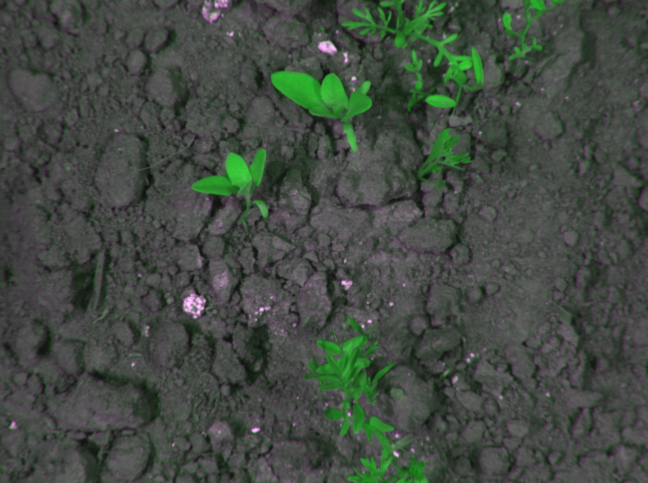
//> input picture data-labeling-opencv/data/images/005_image.png, 1296 x 966 px (shown at 1/2 size); its folder holds 4 pictures in this run
$ ./main   (built with g++ and OpenCV 4)
//> lines starting //> are read from the running program, lines starting //| are printed output that depends on the picture
#include <opencv2/opencv.hpp>
#include <fstream>
#include <iostream>
#include <vector>
#include <string>
#include <filesystem>

using namespace std;
using namespace cv;

namespace fs = std::filesystem;

// Global variables
bool drawing = false;
vector<tuple<int, int, int, int, int>> boxes; // Stores (x_min, y_min, x_max, y_max, class)
Mat image, img_copy;
string image_name;
const string output_dir = "labels";
const string processed_dir = "already_labeled";
int current_class = 0; // Default class label
int ix = -1, iy = -1;

const int RESIZE_DIM = 512; // Resizing dimension

void redrawImage() {
    img_copy = image.clone();
    for (auto &box : boxes) {
        int x_min, y_min, x_max, y_max, cls;
        tie(x_min, y_min, x_max, y_max, cls) = box;
        Scalar color = (cls == 0) ? Scalar(0, 255, 0) : Scalar(0, 0, 255);
        rectangle(img_copy, Point(x_min, y_min), Point(x_max, y_max), color, 2);
    }
    imshow("Image", img_copy);
}

void mouseCallback(int event, int x, int y, int, void *) {
    if (event == EVENT_LBUTTONDOWN) {
        drawing = true;
        ix = x;
        iy = y;
    } else if (event == EVENT_MOUSEMOVE && drawing) {
        img_copy = image.clone();
        Scalar color = (current_class == 0) ? Scalar(0, 255, 0) : Scalar(0, 0, 255);
        rectangle(img_copy, Point(ix, iy), Point(x, y), color, 2);
        imshow("Image", img_copy);
    } else if (event == EVENT_LBUTTONUP) {
        drawing = false;
        int x_min = min(ix, x), y_min = min(iy, y);
        int x_max = max(ix, x), y_max = max(iy, y);
        boxes.emplace_back(x_min, y_min, x_max, y_max, current_class);
        redrawImage();
    }
}

void saveLabels(int image_width, int image_height) {
    if (!fs::exists(output_dir))
        fs::create_directories(output_dir);
    if (!fs::exists(processed_dir))
        fs::create_directories(processed_dir);

    string label_path = output_dir + "/" + image_name.substr(0, image_name.find_last_of('.')) + ".txt";
    ofstream label_file(label_path);
    if (label_file.is_open()) {
        for (auto &box : boxes) {
            int x_min, y_min, x_max, y_max, cls;
            tie(x_min, y_min, x_max, y_max, cls) = box;

            // Convert to YOLO format
            float x_center = (x_min + x_max) / 2.0 / image_width;
            float y_center = (y_min + y_max) / 2.0 / image_height;
            float width = (x_max - x_min) / (float)image_width;
            float height = (y_max - y_min) / (float)image_height;
            label_file << cls << " " << x_center << " " << y_center << " " << width << " " << height << endl;
        }
        label_file.close();
        cout << "Labels saved to " << label_path << endl;
    }

    // Save resized image in "already_labeled" directory
    string processed_path = processed_dir + "/" + image_name;
    imwrite(processed_path, image);
    cout << "Resized image saved to " << processed_path << endl;
}

bool hasExtension(const string &path, const vector<string> &extensions) {
    for (const auto &ext : extensions) {
        if (path.size() >= ext.size() && path.compare(path.size() - ext.size(), ext.size(), ext) == 0) {
            return true;
        }
    }
    return false;
}

int main() {
    string image_dir = "data/images";
    vector<string> image_files;
    vector<string> valid_extensions = {".png", ".jpg"};

    for (const auto &entry : fs::directory_iterator(image_dir)) {
        string path = entry.path().string();
        if (hasExtension(path, valid_extensions))
            image_files.push_back(path);
    }

    for (const auto &img_path : image_files) {
        image_name = fs::path(img_path).filename().string();
        boxes.clear();

        Mat orig_image = imread(img_path);
//> orig_image is the input picture: 966 rows x 1296 cols, CV_8UC3; mean B, G, R 66.5, 74.4, 66.5
        if (orig_image.empty()) {
            cerr << "Failed to load " << img_path << endl;
            continue;
        }

        // Resize the image
        resize(orig_image, image, Size(RESIZE_DIM, RESIZE_DIM));
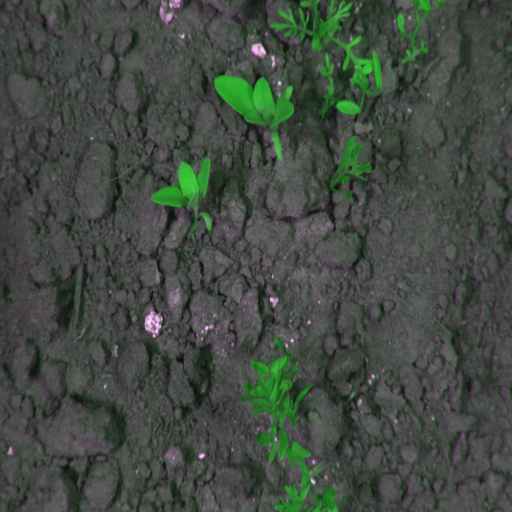
//> image: 512 rows x 512 cols, CV_8UC3; mean B, G, R 66.4, 74.3, 66.4
        int image_height = image.rows;
//> image_height = 512
        int image_width = image.cols;
//> image_width = 512

        img_copy = image.clone();
        namedWindow("Image");
        setMouseCallback("Image", mouseCallback);

        imshow("Image", image);

        while (true) {
            int key = waitKey(1) & 0xFF;
//> the left mouse button is pressed at (128, 128)
//> the mouse is dragged to (256, 256)
//> the mouse is dragged to (384, 384)
//> call 3 of mouseCallback, with event = 0, x = 384, y = 384
//> in mouseCallback (call 3), `rectangle(img_copy, Point(ix, iy), Point(x, y), color, 2);`:
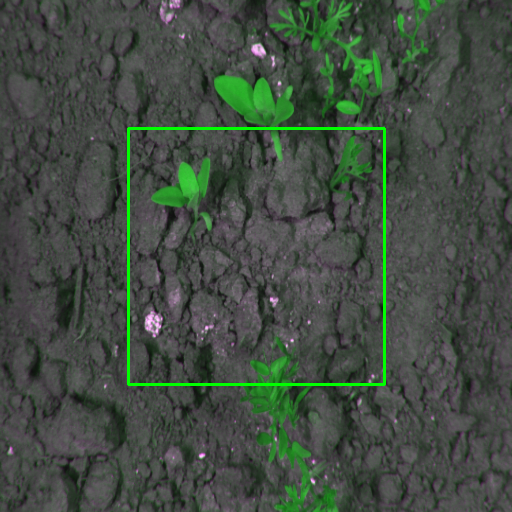
//> img_copy: 512 rows x 512 cols, CV_8UC3; mean B, G, R 65.6, 76.4, 65.6
//> the button is released at (384, 384)

            if (key == '0') {
                current_class = 0;
                cout << "Set class to 0 (Green)" << endl;
            } else if (key == '1') {
                current_class = 1;
                cout << "Set class to 1 (Red)" << endl;
            } else if (key == 's') {
                saveLabels(image_width, image_height);
                break;
            } else if (key == 'q') {
                cout << "Exiting..." << endl;
                return 0;
//> (the program exits here)

$ run again, on data-labeling-opencv/data/images/006_image.png
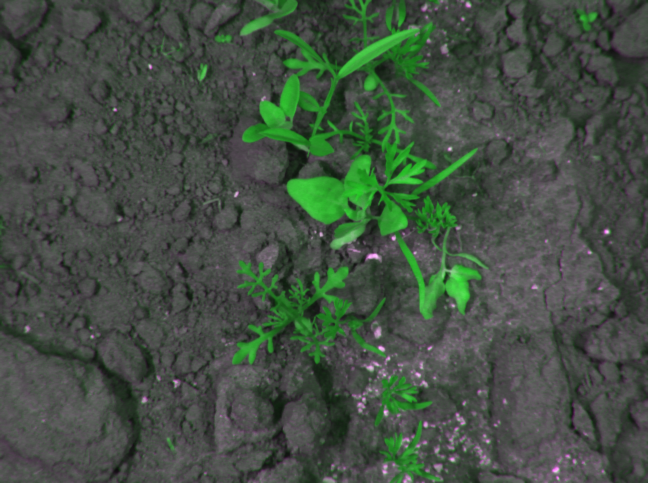
//> input picture data-labeling-opencv/data/images/006_image.png, 1296 x 966 px (shown at 1/2 size)
//> orig_image is the input picture: 966 rows x 1296 cols, CV_8UC3; mean B, G, R 67.1, 79.4, 67.1
//> `resize(orig_image, image, Size(RESIZE_DIM, RESIZE_DIM));`:
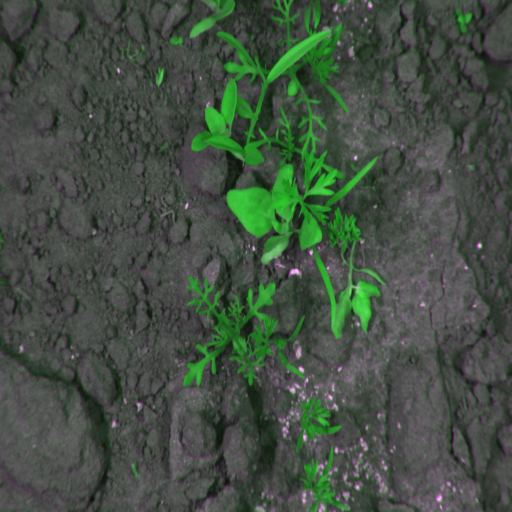
//> image: 512 rows x 512 cols, CV_8UC3; mean B, G, R 67, 79.3, 67
//> in mouseCallback (call 3), `rectangle(img_copy, Point(ix, iy), Point(x, y), color, 2);`:
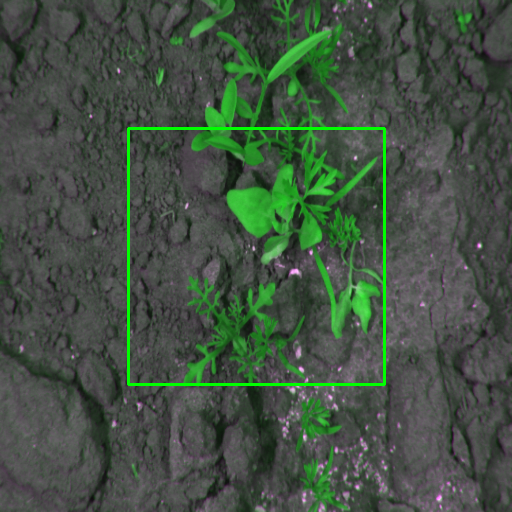
//> img_copy: 512 rows x 512 cols, CV_8UC3; mean B, G, R 66.2, 81.3, 66.2

$ run again, on data-labeling-opencv/data/images/007_image.png
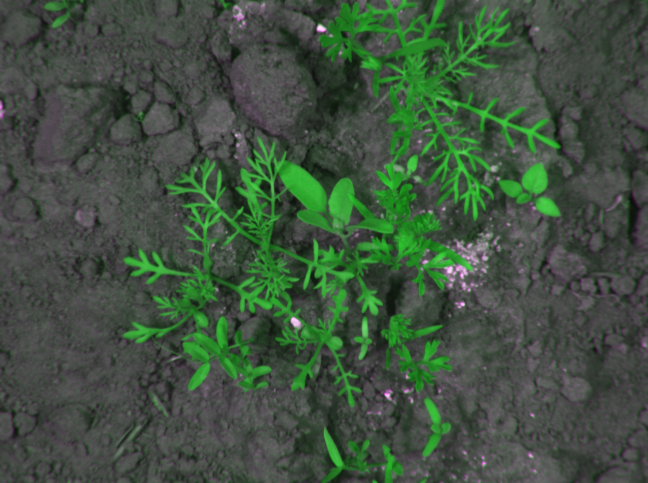
//> input picture data-labeling-opencv/data/images/007_image.png, 1296 x 966 px (shown at 1/2 size)
//> orig_image is the input picture: 966 rows x 1296 cols, CV_8UC3; mean B, G, R 63.7, 81.7, 63.7
//> `resize(orig_image, image, Size(RESIZE_DIM, RESIZE_DIM));`:
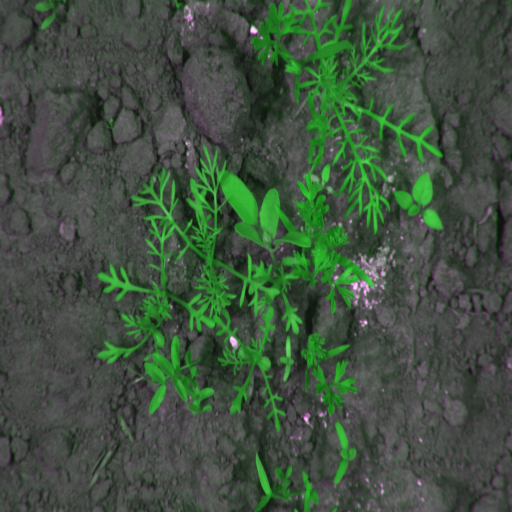
//> image: 512 rows x 512 cols, CV_8UC3; mean B, G, R 63.6, 81.5, 63.6
//> in mouseCallback (call 3), `rectangle(img_copy, Point(ix, iy), Point(x, y), color, 2);`:
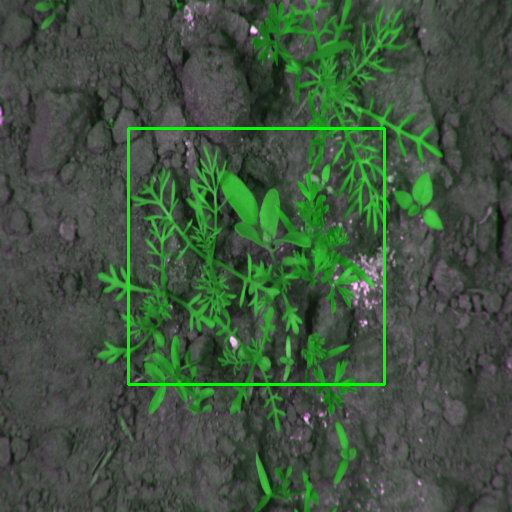
//> img_copy: 512 rows x 512 cols, CV_8UC3; mean B, G, R 62.8, 83.5, 62.8

$ run again, on data-labeling-opencv/data/images/008_image.png
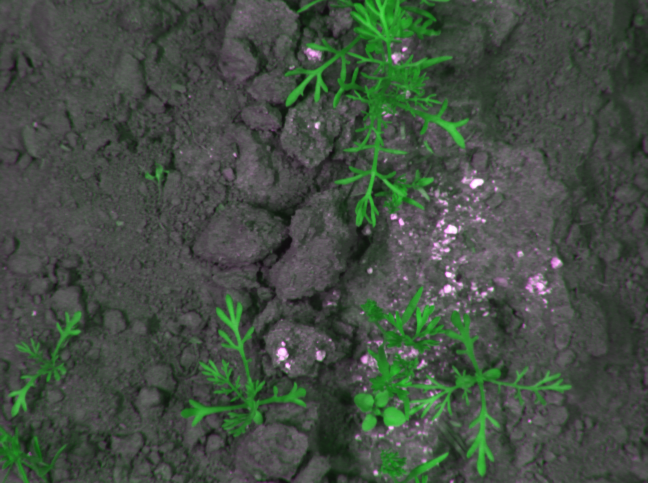
//> input picture data-labeling-opencv/data/images/008_image.png, 1296 x 966 px (shown at 1/2 size)
//> orig_image is the input picture: 966 rows x 1296 cols, CV_8UC3; mean B, G, R 67.1, 77.8, 67.1
//> `resize(orig_image, image, Size(RESIZE_DIM, RESIZE_DIM));`:
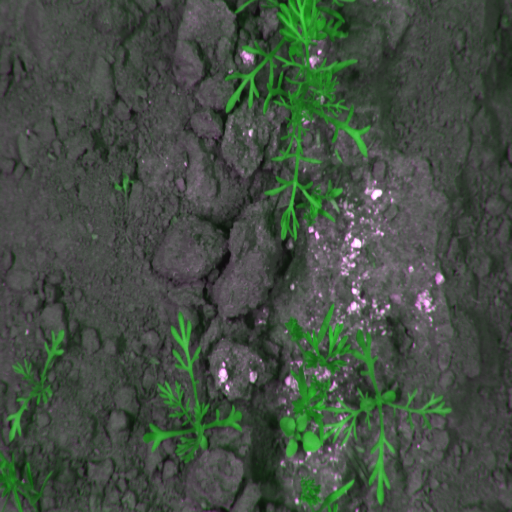
//> image: 512 rows x 512 cols, CV_8UC3; mean B, G, R 67, 77.7, 67
//> in mouseCallback (call 3), `rectangle(img_copy, Point(ix, iy), Point(x, y), color, 2);`:
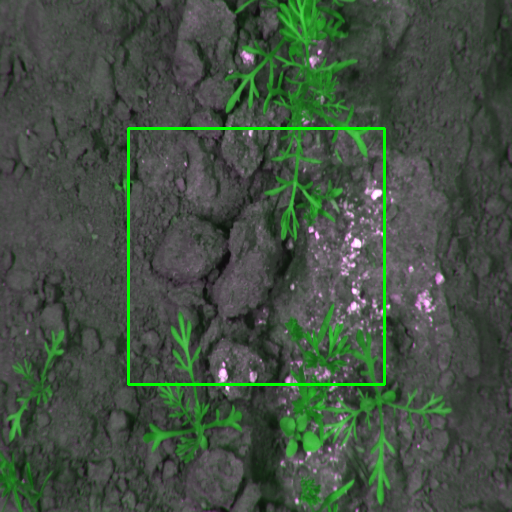
//> img_copy: 512 rows x 512 cols, CV_8UC3; mean B, G, R 66.2, 79.7, 66.2

$ run again, on data-labeling-opencv/data/images/002_image.png
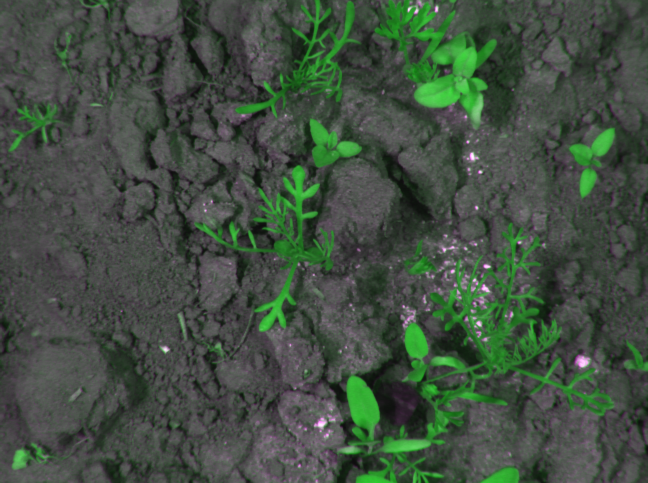
//> input picture data-labeling-opencv/data/images/002_image.png, 1296 x 966 px (shown at 1/2 size)
//> orig_image is the input picture: 966 rows x 1296 cols, CV_8UC3; mean B, G, R 65.2, 78.7, 65.2
//> `resize(orig_image, image, Size(RESIZE_DIM, RESIZE_DIM));`:
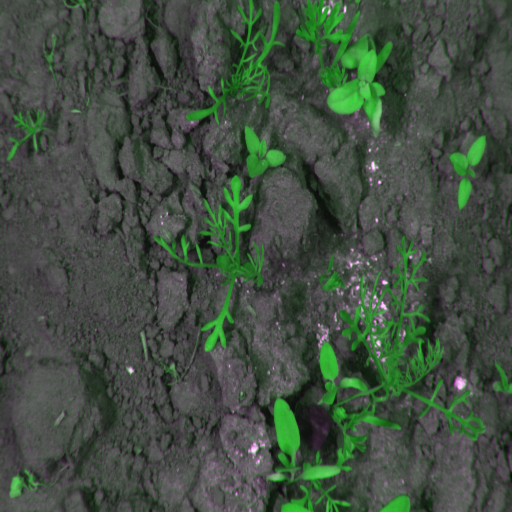
//> image: 512 rows x 512 cols, CV_8UC3; mean B, G, R 65.1, 78.6, 65.1
//> in mouseCallback (call 3), `rectangle(img_copy, Point(ix, iy), Point(x, y), color, 2);`:
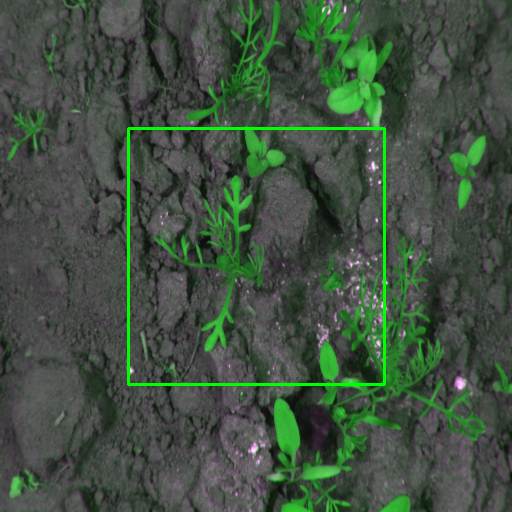
//> img_copy: 512 rows x 512 cols, CV_8UC3; mean B, G, R 64.3, 80.6, 64.3
